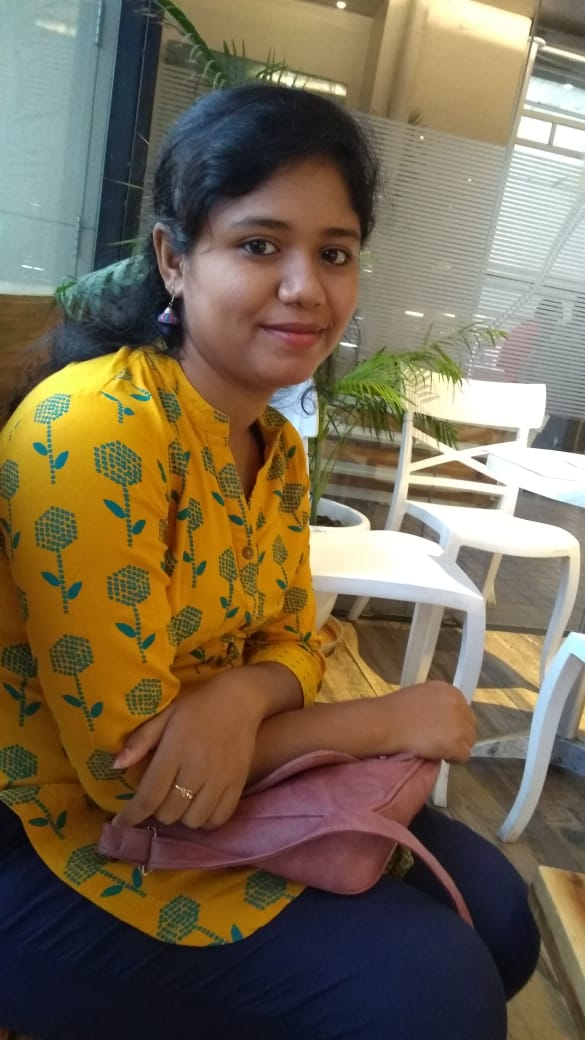
#> input picture ME.jpg, 585 x 1040 px, found by its file name
$ jupyter execute Cartoonify.ipynb
#> lines starting #> are read from the running program, lines starting #| are printed output that depends on the picture; after the words box and inside, x2 and y2 are one past the last pixel; in counts of white or black regions, pixels touching at a corner belong together
[cell 1]
import cv2
import numpy as np

[cell 2]
def read_img(filename):
#> called with filename = '/content/ME.jpg'
  img=cv2.imread(filename)
#> img is the input picture: shape (1040, 585, 3); mean B, G, R 81.3, 104.8, 119.3
  return img

[cell 3]
def edge_detection(img,line_wdt,blur):
#> called with line_wdt = 9, blur = 7
  gray = cv2.cvtColor(img,cv2.COLOR_BGR2GRAY)
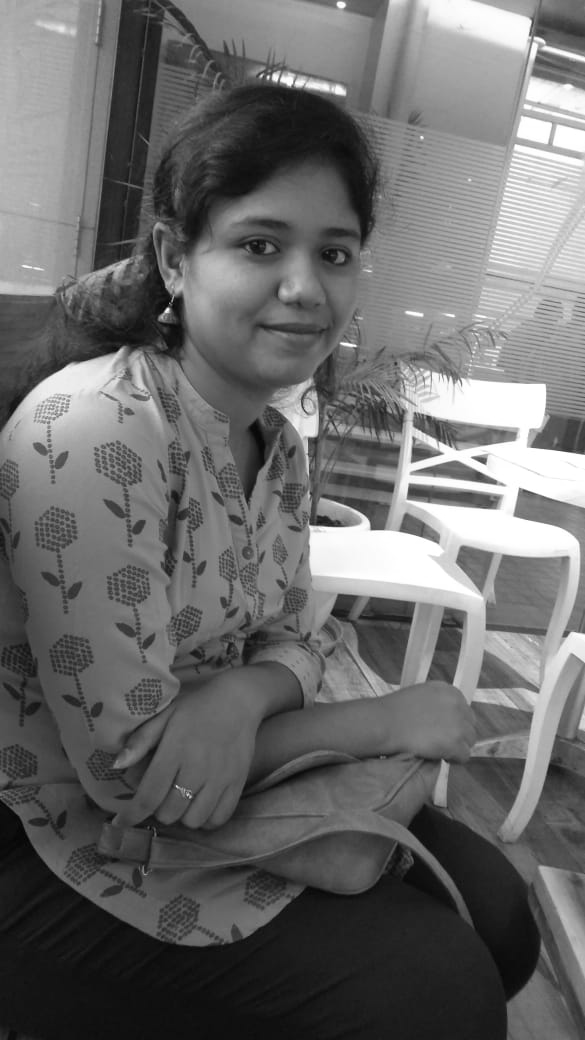
#> gray: shape (1040, 585); min 0, max 255, mean 106.4
  grayBlur= cv2.medianBlur(gray,blur)
  edges = cv2.adaptiveThreshold(grayBlur, 255, cv2.ADAPTIVE_THRESH_MEAN_C,cv2.THRESH_BINARY, line_wdt, blur)
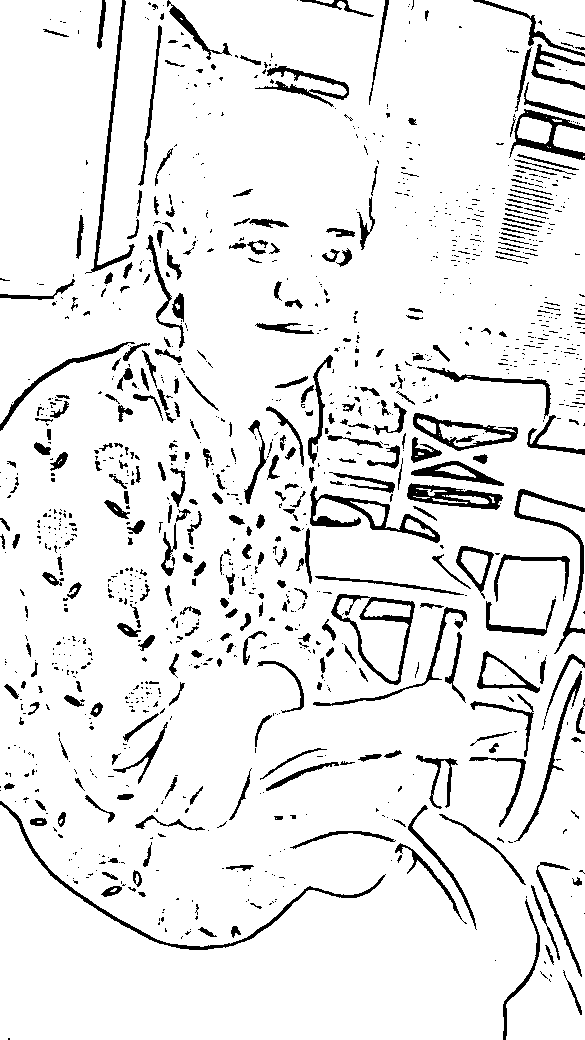
#> edges: shape (1040, 585); 91.5% white; 1221 black regions (899 under 20 px), largest, box (x1, y1, x2, y2) and area: (0, 801, 386, 950) 1604, (310, 486, 440, 543) 1491, (331, 594, 415, 685) 1327
  return edges

[cell 4]
def color_quantisation(img,k):
#> called with k = 4
    data=np.float32(img).reshape((-1,3))
    criteria = (cv2.TermCriteria_EPS + cv2.TERM_CRITERIA_MAX_ITER,20,0.001)
    ret, label, center = cv2.kmeans(data,k,None,criteria,10,cv2.KMEANS_RANDOM_CENTERS)
#> ret = 1.28e+09; center = [[39.17, 36.38, 38.94], [224, 236.2, 232], [47.48, 93.84, 129.5], [135.7, 157.4, 158.7]]
    center = np.uint8(center)
#> center = [[39, 36, 38], [224, 236, 231], [47, 93, 129], [135, 157, 158]]
    result = center[label.flatten()]
    result = result.reshape(img.shape)
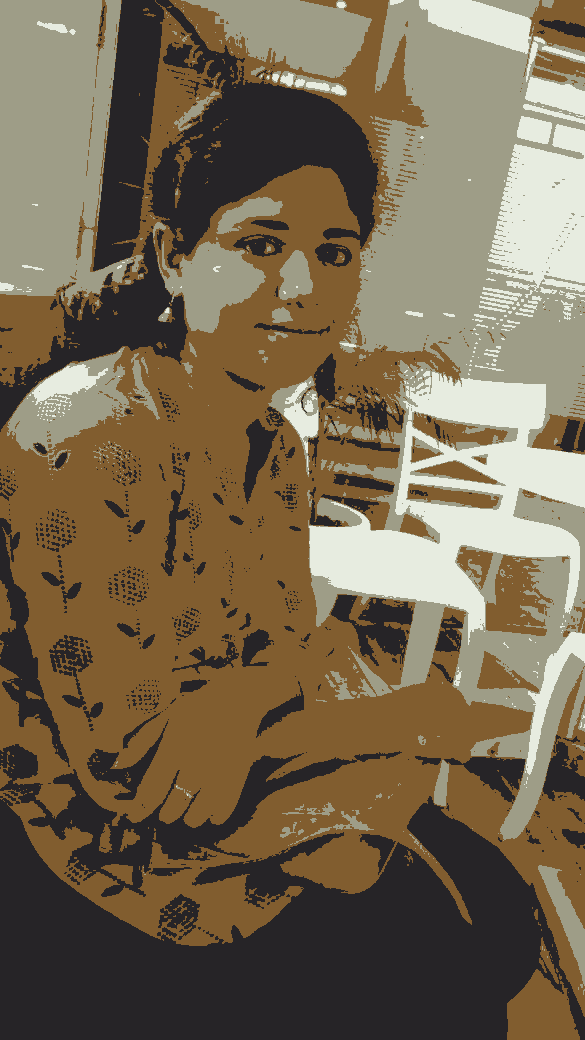
#> result: shape (1040, 585, 3); mean B, G, R 81, 104.2, 118.6
    return result

[cell 5]
img=read_img('/content/ME.jpg')
line_wdt= 9
blur_value= 7
totalColors= 4

edgeImg = edge_detection(img,line_wdt,blur_value)
img = color_quantisation(img,totalColors)
blurred = cv2.bilateralFilter(img, d=7, sigmaColor=200, sigmaSpace=200)
cartoon =cv2.bitwise_and(blurred,blurred,mask = edgeImg)
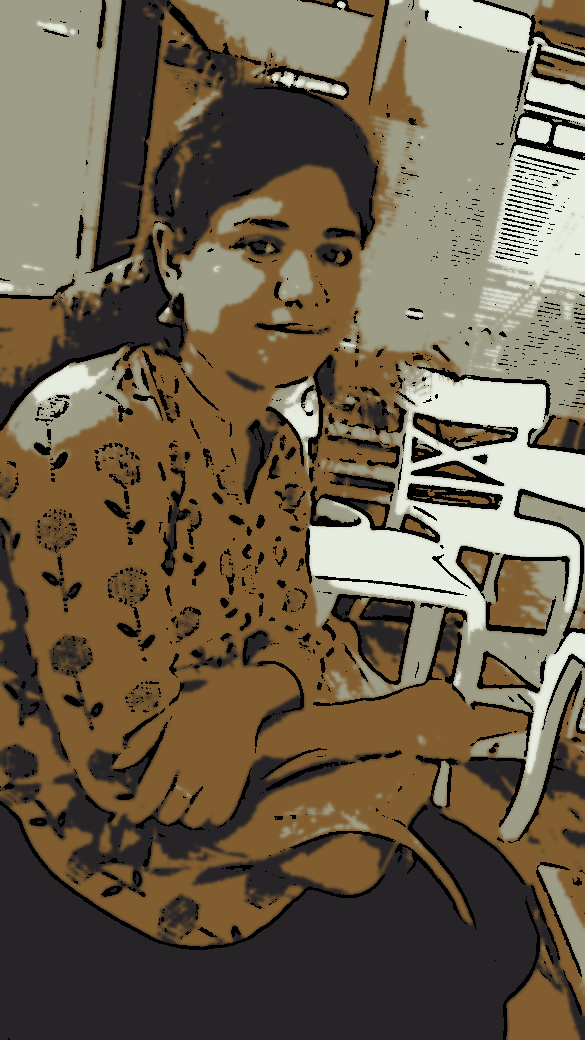
#> cartoon: shape (1040, 585, 3); mean B, G, R 75, 96.4, 109.6
cv2.imwrite('cartoon.jpg',cartoon)
#> Out = True

$ run again, with _ME.jpg copied over ME.jpg
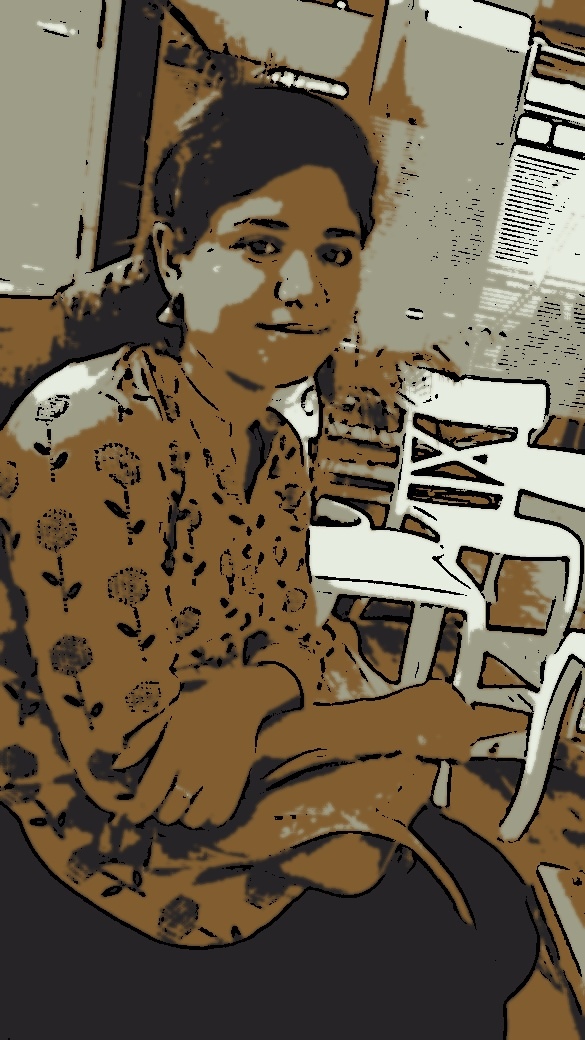
#> input picture _ME.jpg, 585 x 1040 px, found by its file name
#> in read_img, img is the input picture: shape (1040, 585, 3); mean B, G, R 75.9, 96.6, 109.8
#> in edge_detection, `edges = cv2.adaptiveThreshold(grayBlur, 255, cv2.ADAPTIVE_THRESH_MEAN_..`:
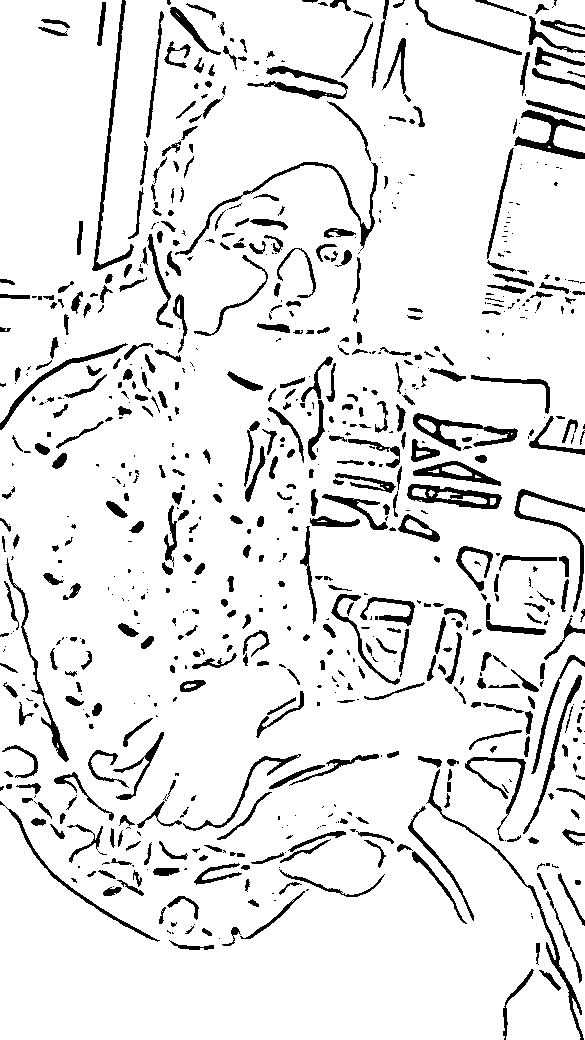
#> edges: shape (1040, 585); 90.4% white; 766 black regions (329 under 20 px), largest, box (x1, y1, x2, y2) and area: (92, 0, 134, 271) 1223, (426, 769, 584, 1040) 1189, (175, 162, 378, 255) 1154
#> in color_quantisation, `ret, label, center = cv2.kmeans(data,k,None,criteria,10,cv2.KMEANS_RAN..`: ret = 268108390.1; center = [[50.19, 91.75, 124.9], [219.8, 232, 227.2], [29.01, 28.32, 31.67], [134, 155.6, 157.7]]
#> in color_quantisation, `center = np.uint8(center)`: center = [[50, 91, 124], [219, 232, 227], [29, 28, 31], [133, 155, 157]]
#> `cartoon =cv2.bitwise_and(blurred,blurred,mask = edgeImg)`:
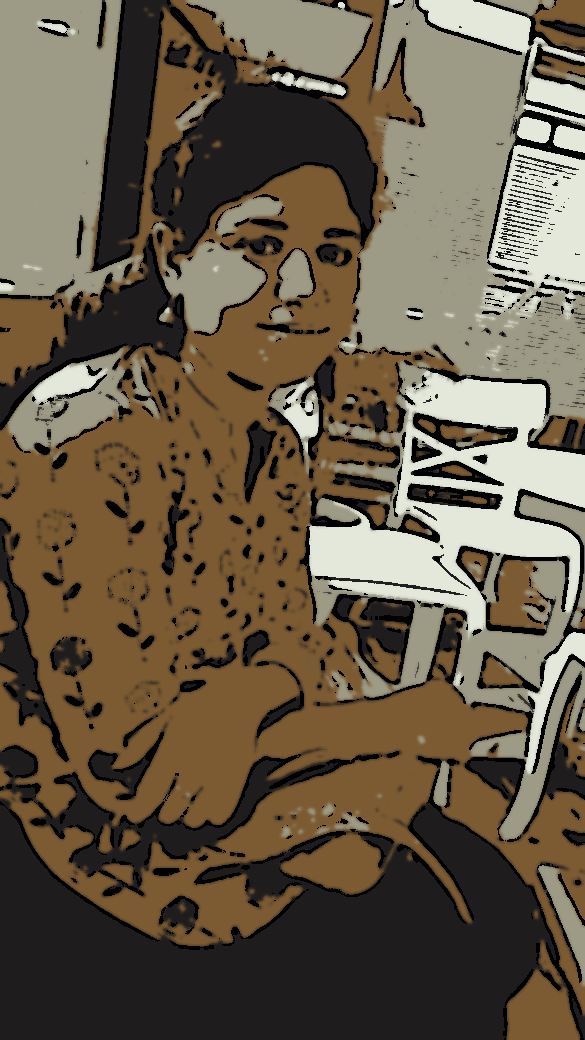
#> cartoon: shape (1040, 585, 3); mean B, G, R 71.5, 91.4, 103.7
#> Out = True

$ run again, with popy.jpg copied over ME.jpg
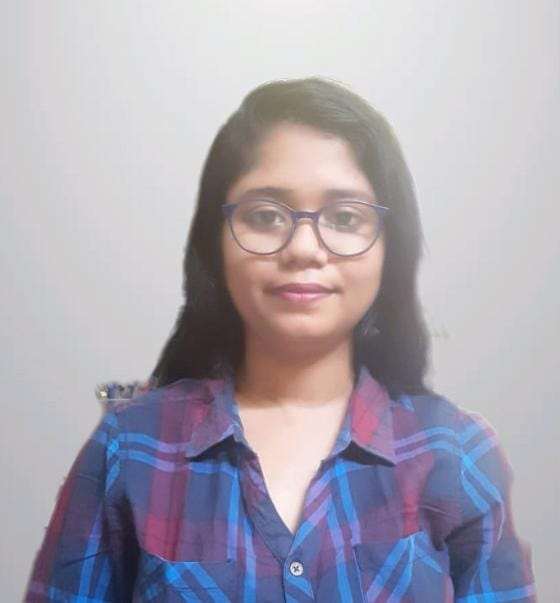
#> input picture popy.jpg, 560 x 603 px, found by its file name
#> in read_img, img is the input picture: shape (603, 560, 3); mean B, G, R 177.1, 165.6, 169.9
#> in edge_detection, `edges = cv2.adaptiveThreshold(grayBlur, 255, cv2.ADAPTIVE_THRESH_MEAN_..`:
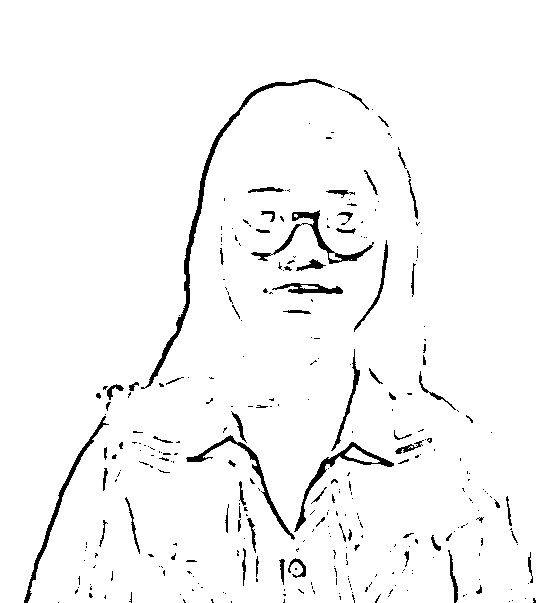
#> edges: shape (603, 560); 96.8% white; 316 black regions (248 under 20 px), largest, box (x1, y1, x2, y2) and area: (141, 79, 335, 389) 1769, (251, 210, 374, 264) 889, (24, 416, 109, 603) 828
#> in color_quantisation, `ret, label, center = cv2.kmeans(data,k,None,criteria,10,cv2.KMEANS_RAN..`: ret = 369218281.2; center = [[82.67, 65.53, 71.2], [216.1, 214.9, 217.8], [144.7, 111.4, 112.7], [179.4, 175.5, 186.4]]
#> in color_quantisation, `center = np.uint8(center)`: center = [[82, 65, 71], [216, 214, 217], [144, 111, 112], [179, 175, 186]]
#> `cartoon =cv2.bitwise_and(blurred,blurred,mask = edgeImg)`:
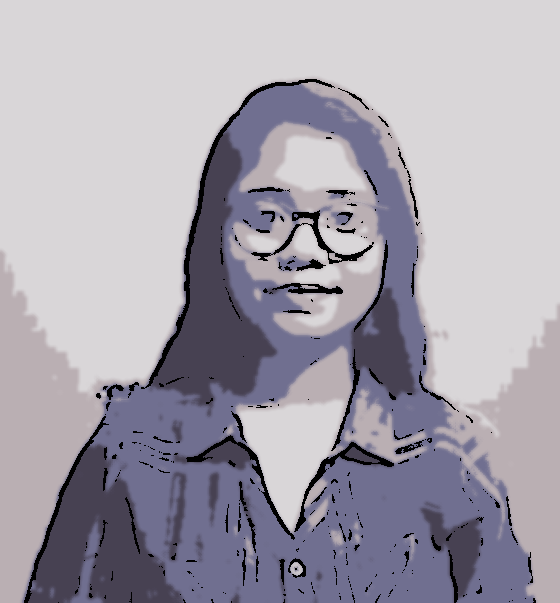
#> cartoon: shape (603, 560, 3); mean B, G, R 172.5, 161.5, 165.6
#> Out = True
